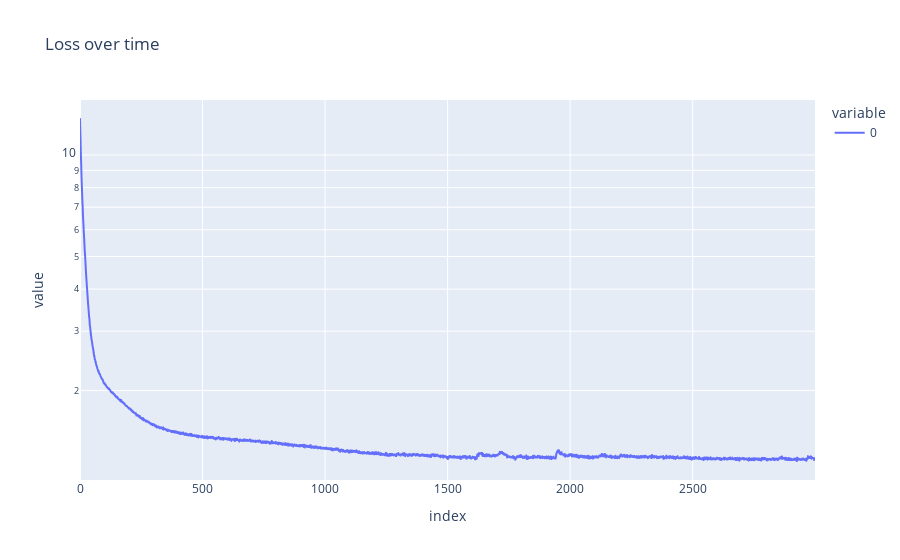

The code cell stored with this chart in its notebook:
### Code cell
px.line(losses, title='Loss over time', log_y=True)

### Figure 1 — Plotly figure (JSON) as saved in the notebook; plotly's stock layout.template omitted (floating-point values rounded to 4 significant figures; data arrays with more than 128 entries replaced by an {"elided": "..."} marker saying what was removed)
{"data": [{"hovertemplate": "variable=0<br>index=%{x}<br>value=%{y}<extra></extra>", "legendgroup": "0", "line": {"color": "#636efa", "dash": "solid"}, "marker": {"symbol": "circle"}, "mode": "lines", "name": "0", "showlegend": true, "type": "scattergl", "x": {"elided": "3000 int values"}, "xaxis": "x", "y": {"elided": "3000 float values"}, "yaxis": "y"}], "layout": {"legend": {"title": {"text": "variable"}, "tracegroupgap": 0}, "title": {"text": "Loss over time"}, "xaxis": {"anchor": "y", "domain": [0, 1], "title": {"text": "index"}}, "yaxis": {"anchor": "x", "domain": [0, 1], "title": {"text": "value"}, "type": "log"}}}
